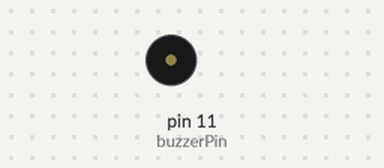
A sketch run on a simulated Arduino Uno, built with avr-gcc and run on an emulated ATmega328P. On the bench: buzzer (waves = sounding).

Above: at 0.5 s.
Timing chart, 0 to 3.0 s (numbered marks = the images above):
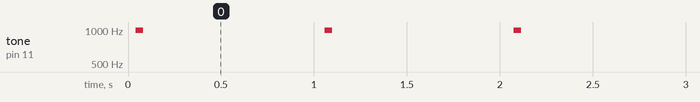

The sketch:

Tool_Tone_withoutLib.ino
```cpp
// Define the pin connected to the buzzer
const int buzzerPin = 11;

// Define the frequency of the tone in Hz
const int toneFrequency = 1000;

// Define the duration of each tone in milliseconds
const int toneDuration = 1000;

void setup() {
  // Set the buzzer pin as an output
  pinMode(buzzerPin, OUTPUT);
}

void loop() {
  // Generate the tone
  generateTone(buzzerPin, toneFrequency, toneDuration);

  // Wait before generating the next tone
  delay(1000);
}

void generateTone(int pin, int frequency, int duration) {
  // Calculate the period of one cycle in microseconds
  int period = 1000000 / frequency;

  // Calculate the half period for the duty cycle
  int halfPeriod = period / 2;

  // Calculate the number of cycles for the given duration
  long cycles = frequency * duration / 1000;

  // Generate the tone by toggling the buzzer pin on and off
  for (long i = 0; i < cycles; i++) {
    digitalWrite(pin, HIGH); // Turn the buzzer on
    delayMicroseconds(halfPeriod); // Wait for half the period
    digitalWrite(pin, LOW); // Turn the buzzer off
    delayMicroseconds(halfPeriod); // Wait for the other half of the period
  }
}
```

Measured:
- by itself, tone on pin 11 (buzzerPin): alternates 991 Hz for 0.04 s and silent for 0.98 s
